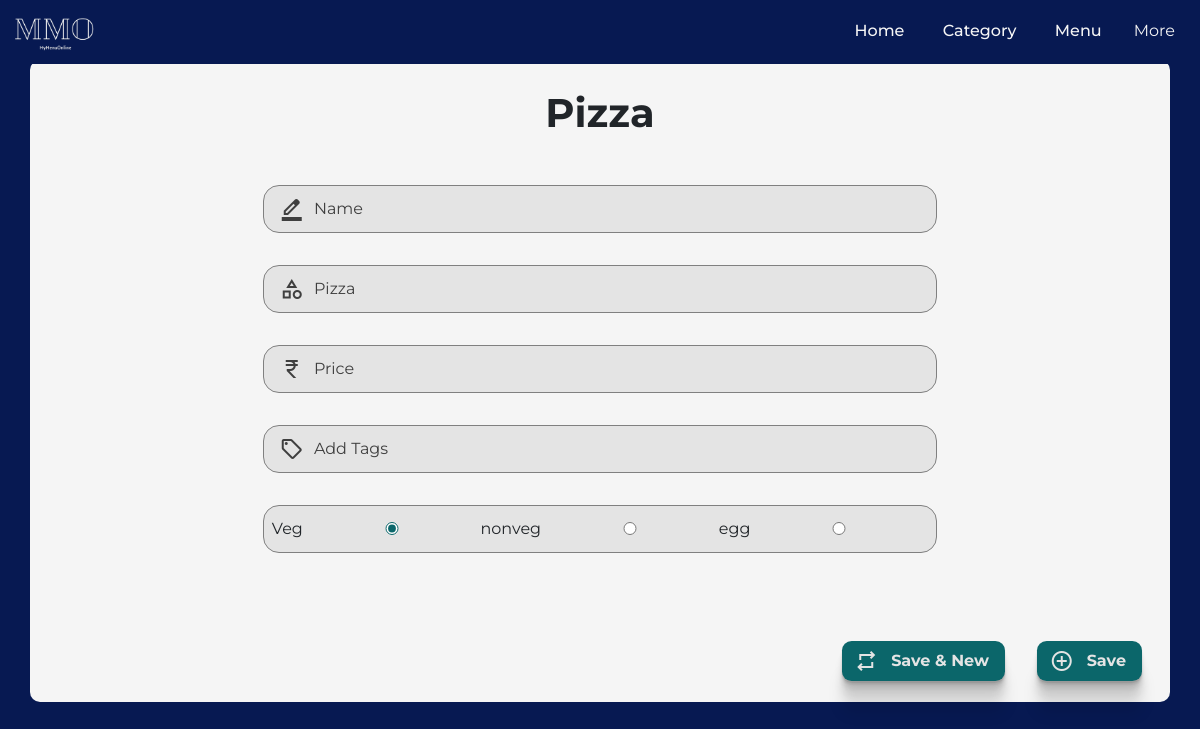
/client/items/category=48/add/ (signed in), run on an earlier commit of the app's database.
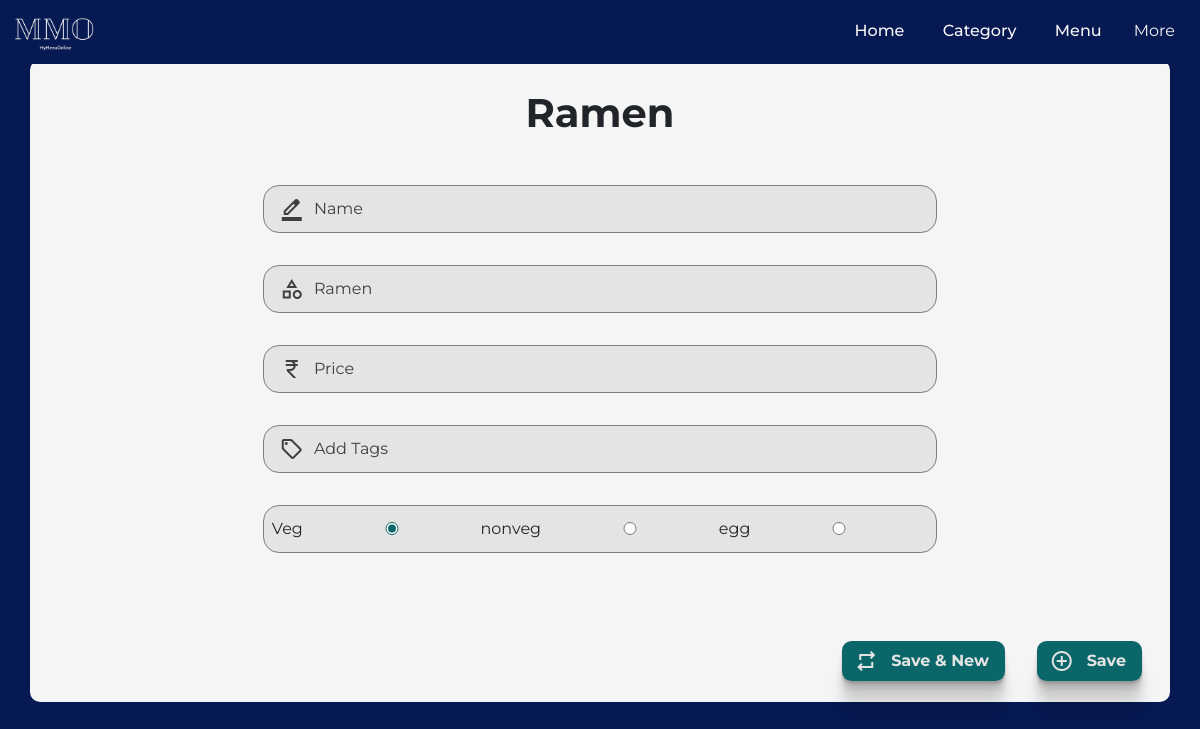
And on a later commit of the database.
### client/models.py (models this page shows, shortened)
class Header(models.Model):
    header_text = models.CharField(max_length=100)
    image = models.ImageField(upload_to='images', height_field=None, width_field=None, max_length=None, blank=True, null=True)
    menu = models.ForeignKey(Menu, on_delete=models.CASCADE, related_name='headers')
    description = models.CharField(max_length=50, blank= True, default="")

### client/views.py (the view, shortened to what this page needs)
# urls.py: path('items/category=<int:id>/add/', views.itemAdd, name= 'itemAdd'),
@login_required
@menu_creation
def itemAdd(request, id):
    try:
        header = Header.objects.get(id = id)
    except:
        return HttpResponse('404 page not found')
    if header.menu.user != request.user:
        return HttpResponse('You are not authorized to view this page')
    else:
        return render(request, 'client/itemAdd.html', {'header': header })

### client/views.py (called while the page is built)
def menu_creation(view_func, verification_url="/client/getstarted/"):
    @functools.wraps(view_func)
    def wrapper(request, *args, **kwargs):
        if Menu.objects.filter(user=request.user).exists():
            return view_func(request, *args, **kwargs)
        messages.info(request, "create menu first")
        print("create menu first")
        return redirect(verification_url)
    return wrapper

### templates/client/itemAdd.html (shortened to what this page needs)
<!doctype html>
{% load static %}
<html lang="en">
  <head>
    <link rel="stylesheet" href="{% static 'css/styleAdmin.css' %}">
    <link href="https://cdn.jsdelivr.net/npm/bootstrap@5.3.1/dist/css/bootstrap.min.css" rel="stylesheet">
  </head>
  <body >
    {% include 'client/navBar.html' %}
    <form action="" method="POST" class="container">
      <h1 class="">{{header.header_text}}</h1>
            <div class="rightBlock overflowS setWidthforItem">
                    <div class="inputArea">
                        <span class="material-symbols-outlined">
                            </span>
                        <input type="text" placeholder="Name" name="itemName" required>
                    </div>
                    <div class="inputArea">
                        <span class="material-symbols-outlined">
                            </span>
                            <input type="text" value="{{header.header_text}}" placeholder="Category" readonly>
                    </div>
                    <div class="inputArea">
                        <span class="material-symbols-outlined">
                            </span>
                        <input type="number" placeholder="Price" name="price" required>
                    </div>
                    <div class="inputArea">
                        <span class="material-symbols-outlined">
                        </span>
                        <input type="text" placeholder="Add Tags" name="tags">
                    </div>
                    <div  class="inputArea Check">
                      <label for="veg">Veg</label>
                      <input type="radio"  id="vegcheck" name="vegnonveg" value="veg" checked>
                      <label for="nonveg">nonveg</label>
                      <input type="radio"  id="nonvegcheck" name="vegnonveg" value="nonveg">
                      <label for="nonveg">egg</label>
                      <input type="radio"  id="nonvegcheck" name="vegnonveg" value="egge">
                    </div>
            </div>
        <div class="buttonListEdit">
            <button type="submit" name="saveandnew" id="" class="buttonBlockEditItem">
              <span class="material-symbols-outlined">repeat</span>
              <p>Save & New</p>
            </button>
            <button type="submit" name="save" id="saveChangeButton" class="buttonBlockEditItem">
              <span class="material-symbols-outlined">add_circle</span>
              <p>Save</p>
            </button>
          </div>
    </form>
  </body>
</html>

What changed in the data, as far as the page shows it:
changed Header: header_text "Pizza" → "Ramen"
